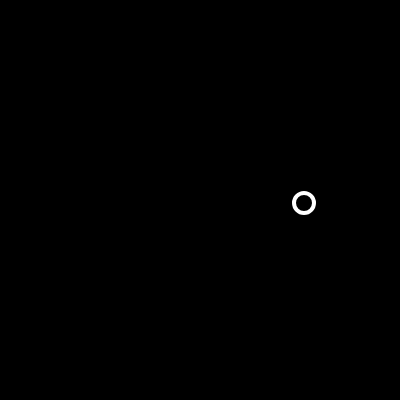
Frame 1 (no input)
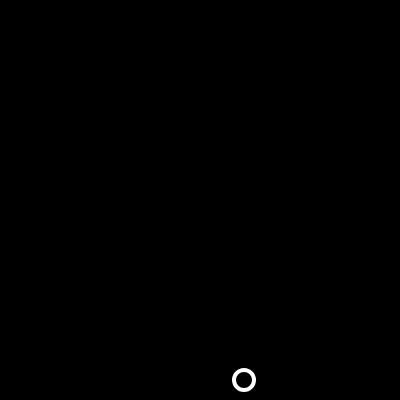
Frame 60 (no input)
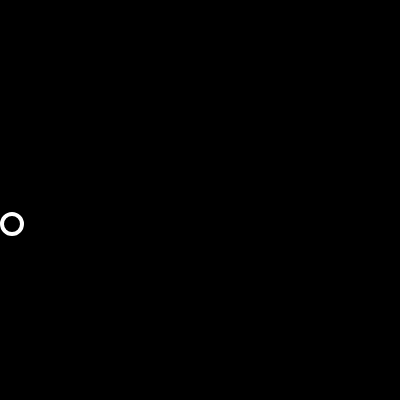
Frame 120 (the mouse pressed at the canvas centre since frame 60)

The p5.js sketch that drew these frames (run headless with seeded random() and noise() and a simulated clock; from frame 60 on, the mouse is pressed at the canvas centre):

// p5.js sketch
// ── sketch.js

var ball = {
  x: 300,
  y: 200,
  xspeed: 4,
  yspeed: 3,
  radius: 10
}

function setup() {
  createCanvas(400, 400);
}

function draw() {
  background(0);
  move();
  bounce();
  display();
}

function move() {
  ball.x = ball.x + ball.xspeed;
  ball.y = ball.y + ball.yspeed;
}

function bounce() {
  if (ball.x > width - ball.radius || ball.x < ball.radius) {
    ball.xspeed = ball.xspeed * -1;
  }
  if (ball.y > height - ball.radius || ball.y < ball.radius) {
    ball.yspeed = ball.yspeed * -1;
  }
}

function display() {
  stroke(255);
  strokeWeight(4);
  noFill();
  ellipse(ball.x, ball.y, ball.radius * 2, ball.radius * 2);
}
